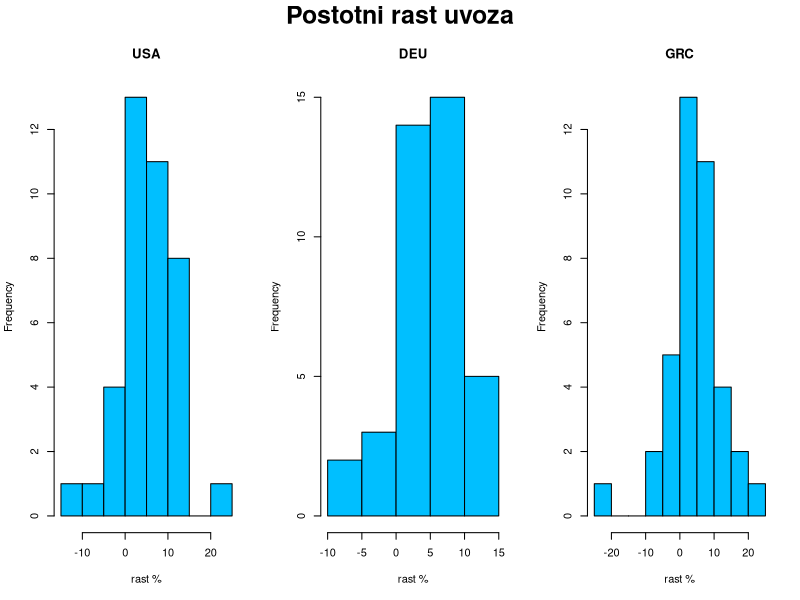
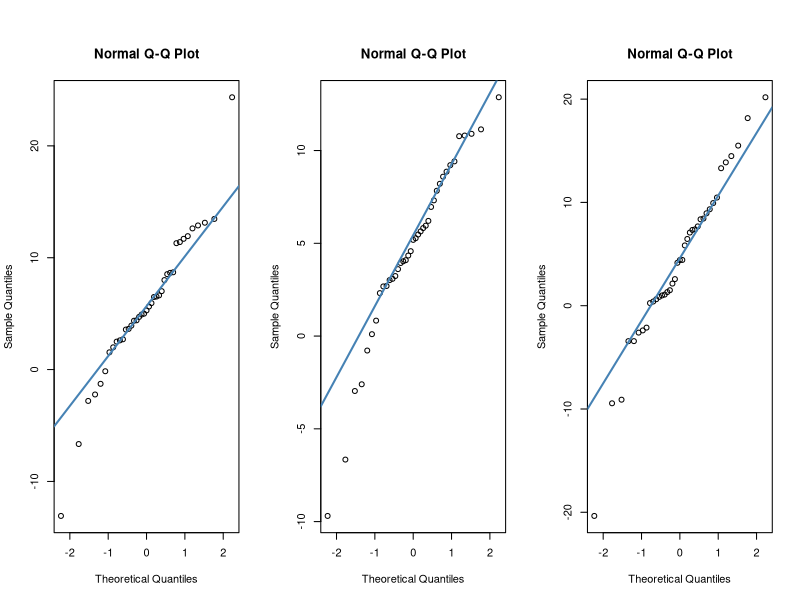
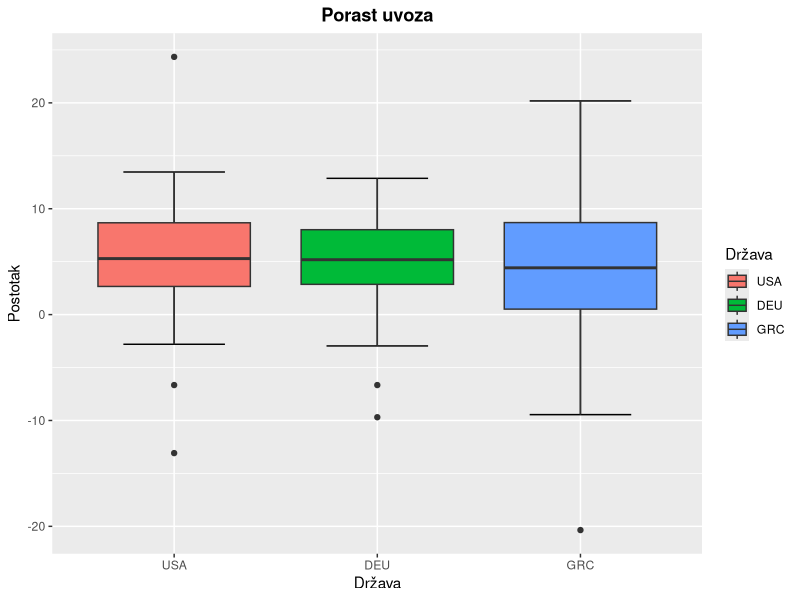
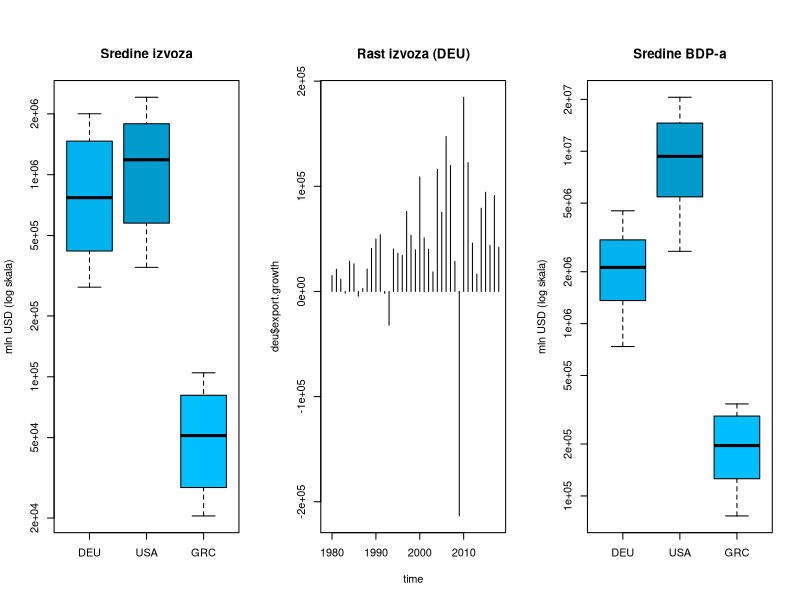
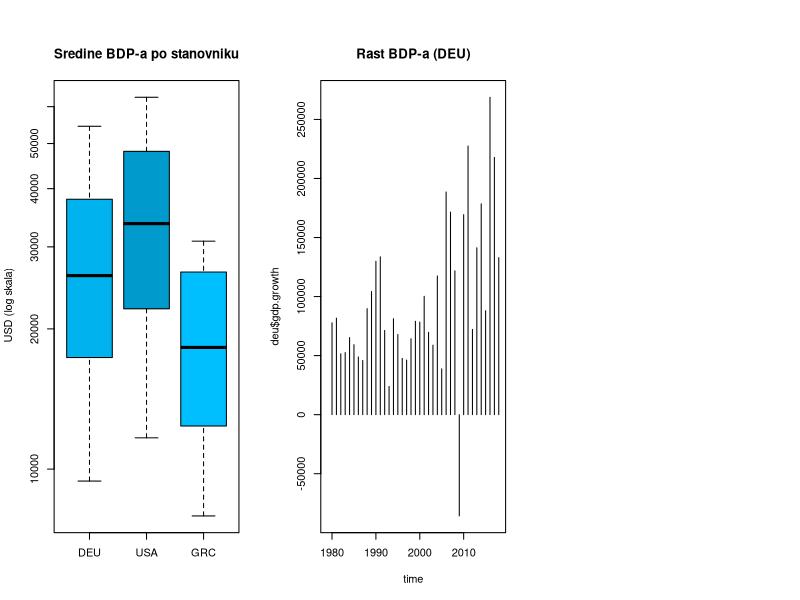
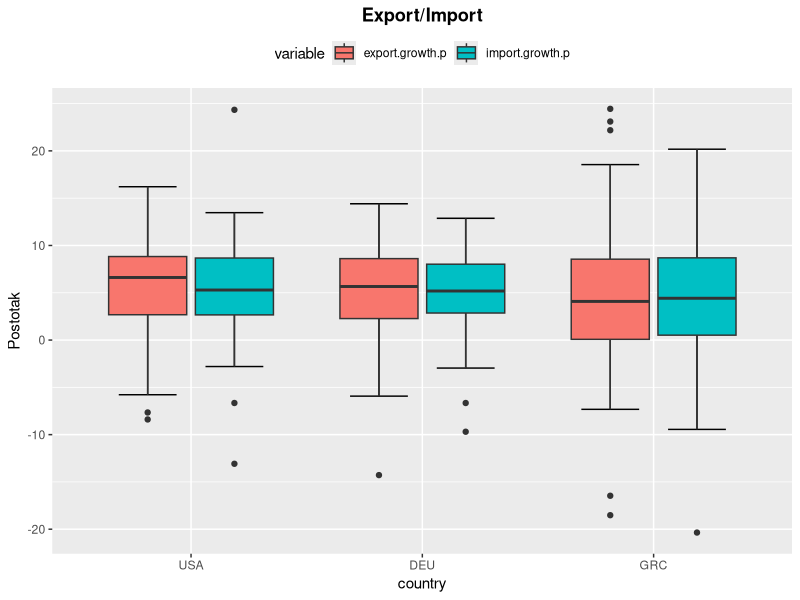
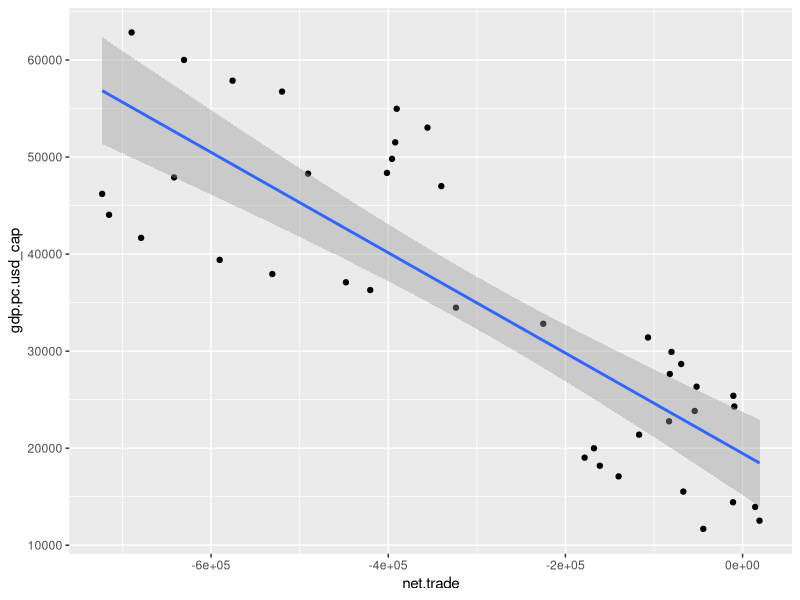
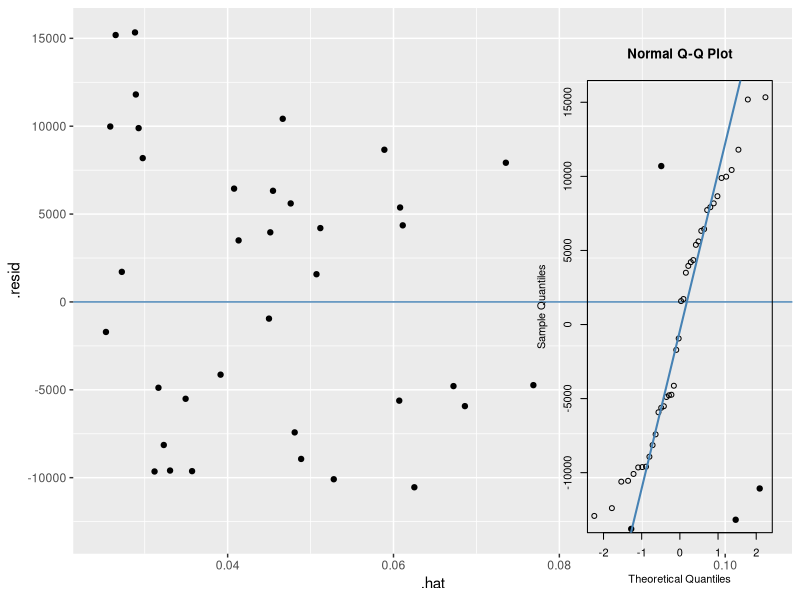

R code for these plots, in order:
## ---- chunk 1
library(knitr)
knitr::opts_chunk$set(echo = TRUE, warning = FALSE)

library(tidyverse)
library(reshape2)

Sys.setlocale(locale = "hr_HR.utf8")
## ---- chunk 2
export.data = read.csv("Export_data.csv", fileEncoding="UTF-8-BOM")
# head(export.data)

import.data = read.csv("Import_data.csv", fileEncoding="UTF-8-BOM")
# head(import.data)

gdp.data = read.csv("GDP_data.csv", fileEncoding="UTF-8-BOM")
# head(gdp.data)

gdp.pc.data = read.csv("GDPpercapita_data.csv", fileEncoding="UTF-8-BOM")
# head(gdp.pc.data)
## ---- chunk 3
export.loc.cnt = export.data %>% group_by(LOCATION) %>%
    summarise(exp_n = n(), exp_est = sum(Flag.Codes == 'E')) %>%
    arrange(desc(exp_n), exp_est)
import.loc.cnt = import.data %>% group_by(LOCATION) %>%
    summarise(imp_n = n(), imp_est = sum(Flag.Codes == 'E')) %>%
    arrange(desc(imp_n), imp_est)
gdp.loc.cnt = gdp.data %>% group_by(LOCATION) %>%
    summarise(gdp_n = n(), gdp_est = sum(Flag.Codes == 'E')) %>%
    arrange(desc(gdp_n), gdp_est)
gdp.pc.loc.cnt = gdp.pc.data %>% group_by(LOCATION) %>%
    summarise(gdp_pc_n = n(), gdp_pc_est = sum(Flag.Codes == 'E')) %>%
    arrange(desc(gdp_pc_n), gdp_pc_est)
loc.cnt = merge(merge(export.loc.cnt, import.loc.cnt), merge(gdp.loc.cnt, gdp.pc.loc.cnt))
knitr::kable(
  head(arrange(loc.cnt,
               desc(loc.cnt[,2]), desc(loc.cnt[,4]), desc(loc.cnt[,6]), desc(loc.cnt[,8]),
               loc.cnt[,3], loc.cnt[,5], loc.cnt[,7], loc.cnt[,9]), 20),
  caption = "Broj podataka za pojedinu državu"
)
## ---- chunk 4
remove(export.loc.cnt, import.loc.cnt, gdp.loc.cnt, gdp.pc.loc.cnt, loc.cnt)
## ---- chunk 5
time = 1979:2018
usa = data.frame(year = 1979:2018,
                 export.mln_usd = export.data$Value[export.data$LOCATION == "USA"],
                 import.mln_usd = import.data$Value[import.data$LOCATION == "USA"],
                 gdp.mln_usd = gdp.data$Value[gdp.data$LOCATION == "USA"],
                 gdp.pc.usd_cap = gdp.pc.data$Value[gdp.pc.data$LOCATION == "USA"])
usa$net.trade = usa$export.mln_usd - usa$import.mln_usd
deu = data.frame(year = 1979:2019,
                 export.mln_usd = export.data$Value[export.data$LOCATION == "DEU"],
                 import.mln_usd = import.data$Value[import.data$LOCATION == "DEU"],
                 gdp.mln_usd = gdp.data$Value[gdp.data$LOCATION == "DEU"],
                 gdp.pc.usd_cap = gdp.pc.data$Value[gdp.pc.data$LOCATION == "DEU"])
deu$net.trade = deu$export.mln_usd - deu$import.mln_usd
grc = data.frame(year = 1979:2019,
                 export.mln_usd = export.data$Value[export.data$LOCATION == "GRC"],
                 import.mln_usd = import.data$Value[import.data$LOCATION == "GRC"],
                 gdp.mln_usd = gdp.data$Value[gdp.data$LOCATION == "GRC"],
                 gdp.pc.usd_cap = gdp.pc.data$Value[gdp.pc.data$LOCATION == "GRC"])
grc$net.trade = grc$export.mln_usd - grc$import.mln_usd
## ---- chunk 6
usa = usa %>% mutate(import.mln_usd,
                     import.growth = import.mln_usd - lag(import.mln_usd),
                     import.growth.p = import.growth / lag(import.mln_usd) * 100)
deu = deu %>% mutate(import.mln_usd, 
                     import.growth = import.mln_usd - lag(import.mln_usd),
                     import.growth.p = import.growth / lag(import.mln_usd) * 100)
grc = grc %>% mutate(import.mln_usd,
                     import.growth = import.mln_usd - lag(import.mln_usd),
                     import.growth.p = import.growth / lag(import.mln_usd) * 100)
usa = usa %>% mutate(export.mln_usd, 
                     export.growth = export.mln_usd - lag(export.mln_usd),
                     export.growth.p = export.growth / lag(export.mln_usd) * 100)
deu = deu %>% mutate(export.mln_usd,
                     export.growth = export.mln_usd - lag(export.mln_usd),
                     export.growth.p = export.growth / lag(export.mln_usd) * 100)
grc = grc %>% mutate(export.mln_usd,
                     export.growth = export.mln_usd - lag(export.mln_usd),
                     export.growth.p = export.growth / lag(export.mln_usd) * 100)
usa = usa %>% mutate(gdp.mln_usd,
                     gdp.growth = gdp.mln_usd - lag(gdp.mln_usd),
                     gdp.growth.p = gdp.growth / lag(gdp.mln_usd) * 100)
deu = deu %>% mutate(gdp.mln_usd,
                     gdp.growth = gdp.mln_usd - lag(gdp.mln_usd),
                     gdp.growth.p = gdp.growth / lag(gdp.mln_usd) * 100)
grc = grc %>% mutate(gdp.mln_usd,
                     gdp.growth = gdp.mln_usd - lag(gdp.mln_usd),
                     gdp.growth.p = gdp.growth / lag(gdp.mln_usd) * 100)
usa = usa %>% mutate(gdp.pc.usd_cap,
                     gdp.pc.growth = gdp.pc.usd_cap - lag(gdp.pc.usd_cap),
                     gdp.pc.growth.p = gdp.pc.growth / lag(gdp.pc.usd_cap) * 100)
deu = deu %>% mutate(gdp.pc.usd_cap,
                     gdp.pc.growth = gdp.pc.usd_cap - lag(gdp.pc.usd_cap),
                     gdp.pc.growth.p = gdp.pc.growth / lag(gdp.pc.usd_cap) * 100)
grc = grc %>% mutate(gdp.pc.usd_cap,
                     gdp.pc.growth = gdp.pc.usd_cap - lag(gdp.pc.usd_cap),
                     gdp.pc.growth.p = gdp.pc.growth / lag(gdp.pc.usd_cap) * 100)
# brisemo zadnju opservaciju za deu i grc jer usa nema podatke za 2019.g.
deu = deu[-nrow(deu),]
grc = grc[-nrow(grc),]
## ---- chunk 7
data.all = bind_rows(lapply(c("USA", "DEU", "GRC"), function (x) {
  data.frame(country=x, get(tolower(x)))
}))
data.all$country = factor(data.all$country, levels = c("USA", "DEU", "GRC"))
## ---- chunk 8
summary(usa)
summary(deu)
summary(grc)
## ---- chunk 9
par(mfrow = c(1, 3), oma = c(0, 0, 2, 0))
hist(usa$import.growth.p, main="USA", xlab="rast %", col="deepskyblue")
hist(deu$import.growth.p, main="DEU", xlab="rast %", col="deepskyblue")
hist(grc$import.growth.p, main="GRC", xlab="rast %", col="deepskyblue")
mtext("Postotni rast uvoza", outer = T, cex = 1.5, font = 2)
## ---- chunk 10
qqnorm(usa$import.growth.p)
qqline(usa$import.growth.p, col = "steelblue", lwd = 2)

qqnorm(deu$import.growth.p)
qqline(deu$import.growth.p, col = "steelblue", lwd = 2)

qqnorm(grc$import.growth.p)
qqline(grc$import.growth.p, col = "steelblue", lwd = 2)
## ---- chunk 11
ggplot(na.omit(data.all), aes(x=country, y=import.growth.p)) +
  stat_boxplot(geom = "errorbar", width = 0.5) +
  geom_boxplot(aes(fill=country)) +
  labs(title = "Porast uvoza", x = "Država", y = "Postotak", fill = "Država") +
  theme(plot.title = element_text(hjust = 0.5, face = "bold"))
## ---- chunk 12
boxplot(deu$export.mln_usd,
        usa$export.mln_usd,
        grc$export.mln_usd,
        names = c("DEU", "USA", "GRC"), main = "Sredine izvoza",
        col = c("deepskyblue2", "deepskyblue3", "deepskyblue"),
        ylab = "mln USD (log skala)",
        log = "y")
## ---- chunk 13
plot(time, deu$export.growth, type = "h", main = "Rast izvoza (DEU)")
## ---- chunk 14
boxplot(deu$gdp.mln_usd,
        usa$gdp.mln_usd,
        grc$gdp.mln_usd,
        names = c("DEU", "USA", "GRC"), main = "Sredine BDP-a",
        col = c("deepskyblue2", "deepskyblue3", "deepskyblue"),
        ylab = "mln USD (log skala)",
        log = "y")
## ---- chunk 15
boxplot(deu$gdp.pc.usd_cap,
        usa$gdp.pc.usd_cap,
        grc$gdp.pc.usd_cap,
        names = c("DEU", "USA", "GRC"), main = "Sredine BDP-a po stanovniku",
        col = c("deepskyblue2", "deepskyblue3", "deepskyblue"),
        ylab = " USD (log skala)",
        log = "y")

## ---- chunk 16
plot(time, deu$gdp.growth, type = "h", main = "Rast BDP-a (DEU)")
## ---- chunk 17
exp.imp = melt(data.all, id.vars = "country",
               measure.vars = c("export.growth.p", "import.growth.p"), na.rm = T)
ggplot(exp.imp, aes(x = country, y = value, fill = variable)) +
  stat_boxplot(geom = "errorbar", width = 0.5, position = position_dodge(0.75)) +
  geom_boxplot() +
  labs(title = "Export/Import", y="Postotak") +
  theme(plot.title = element_text(hjust = 0.5, face = "bold"), legend.position = "top")
## ---- chunk 18
var.test(usa$export.growth.p, usa$import.growth.p, alternative = "two.sided",
         na.action = na.omit)
## ---- chunk 19
t.test(usa$export.growth.p, usa$import.growth.p, alternative = "greater", var.equal = TRUE,
       na.action = na.omit)
## ---- chunk 20
usa.model.gdp.net = lm(gdp.pc.usd_cap ~ net.trade, data = usa)
summary(usa.model.gdp.net)
## ---- chunk 21
ggplot(usa, aes(x = net.trade, y = gdp.pc.usd_cap)) +
  geom_jitter() + 
  geom_smooth(method = "lm")

ggplot(fortify(usa.model.gdp.net), aes(x = .hat, y = .resid)) +
  geom_jitter() +
  geom_abline(slope = 0, intercept = 0, col = "steelblue")

qqnorm(usa.model.gdp.net$residuals)
qqline(usa.model.gdp.net$residuals, col = "steelblue", lwd = 2)
